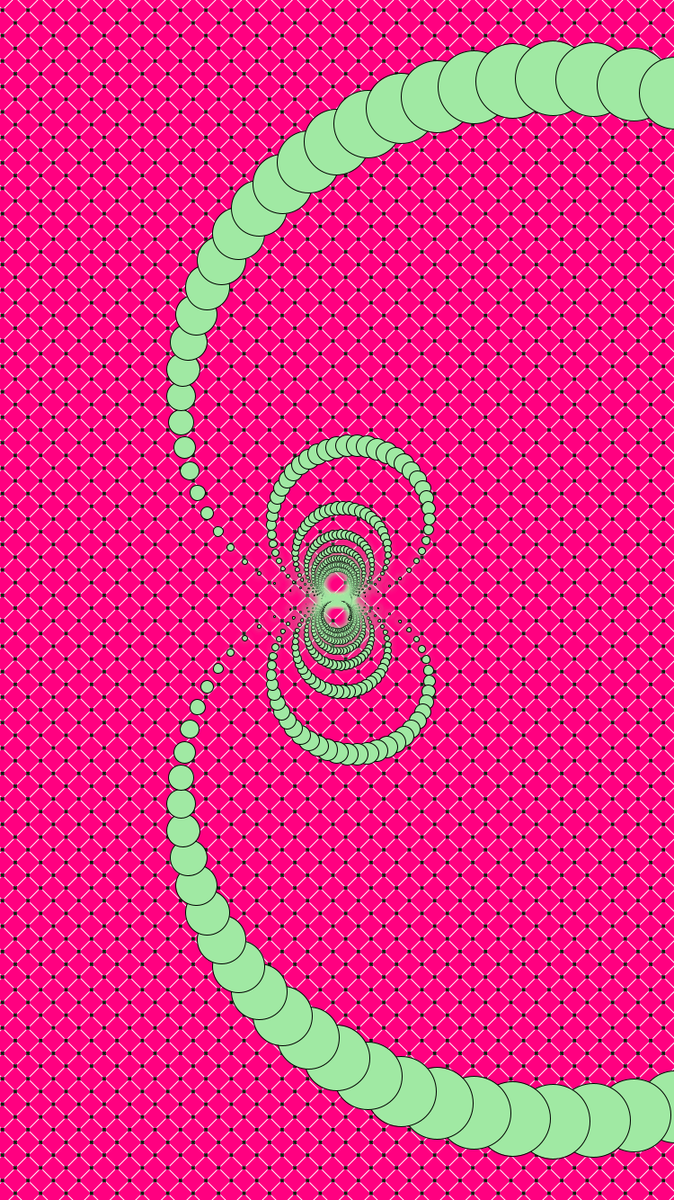
Frame 1 (no input)
Frame 60 (the mouse pressed at the canvas centre just before this capture): identical to frame 1, image omitted
Frame 120 (the mouse held since frame 60 and released just before this capture): identical to frame 1, image omitted

The Processing sketch that drew this single still picture (run headless with seeded random() and noise(); from frame 60 on, the mouse is pressed at the canvas centre):

// Processing sketch: Iphone_Cochleoid
// ── Iphone_Cochleoid.pde
//Title: Iphone Cochleoid
//Coder: Thomas Wesley 
//Last Edit June August 28th, 2019
//Iphone wallpaper with a tiling background and abstract Cochleoid function composed of ellipses. 

// Sketch Variable Declarations
int w = 120;
float i;
int z=0;
float o=0;
float a = 0;
float shade = 0 ;
float b = 0;
float t = 0;
float u = 0;
int keepoff=0;
int loc = -430;
int ation = -10;
int chan=-460;
int ging=-60;
int an = 10;
int one = 70;
int delay = 0;
int here=0;
int tri = 0;
int fan = 0;
int fanm=0;
int para=0;
float square=10;
static int LINE_C = 50;
static int LINE_O = 100;

//Sketch Setup - Sizing and background parameters
void setup() {
  size(750, 1334); //Sized for Iphone
  background(0);
}
//Sketch Draw - Logic for the drawing
void draw() {
  background(255,0,128,255);
  delay=800;
  strokeWeight(1);
  stroke(255);
  //rotate so the straight lines will be angled
  rotate(PI/4);
  square=3.5;
  
 for(int h = -height; h < height*2; h = h +20){
   
  stroke(255);
   line(-width,h,width*2,h);
   
 }
  stroke(255);
  for(int w = -width; w < width*2; w = w +20){
   line(w,-height,w,height*2);
 }
 stroke(0);
 noStroke();
 fill(2,30,10,255);
  for(int h = -height; h < height*2; h = h +20){  
   for(int w = -width; w < width*2; w = w +20){
    translate(w,h);
    //Describes the shape of the instersections of lines, it is clasically called the Asteroid function
    beginShape();
    curveVertex(0,-square);   curveVertex(0,-square);
    curveVertex(cochxx((PI*1.2)/2,square), cochyy((PI*1.2)/2,square)); 
    curveVertex(cochxx((PI*1.4)/2,square), cochyy((PI*1.4)/2,square)); 
    curveVertex(cochxx((PI*1.6)/2,square), cochyy((PI*1.6)/2,square)); 
    curveVertex(cochxx((PI*1.8)/2,square), cochyy((PI*1.8)/2,square)); 
    curveVertex(cochxx((PI*2)/2,square), cochyy((PI*2)/2,square)); 
    curveVertex(cochxx((PI*2.2)/2,square), cochyy((PI*2.2)/2,square));
    curveVertex(cochxx((PI*2.4)/2,square), cochyy((PI*2.4)/2,square));
    curveVertex(cochxx((PI*2.6)/2,square), cochyy((PI*2.6)/2,square));
    curveVertex(cochxx((PI*2.8)/2,square), cochyy((PI*2.8)/2,square));
    curveVertex(cochxx((PI*3)/2,square), cochyy((PI*3)/2,square)); 
    curveVertex(cochxx((PI*3.2)/2,square), cochyy((PI*3.2)/2,square));
    curveVertex(cochxx((PI*3.4)/2,square), cochyy((PI*3.4)/2,square));
    curveVertex(cochxx((PI*3.6)/2,square), cochyy((PI*3.6)/2,square));
    curveVertex(cochxx((PI*3.8)/2,square), cochyy((PI*3.8)/2,square));
    curveVertex(cochxx((PI*4)/2,square), cochyy((PI*4)/2,square)); 
    curveVertex(cochxx((PI*0.2)/2,square), cochyy((PI*0.2)/2,square));
    curveVertex(cochxx((PI*0.4)/2,square), cochyy((PI*0.4)/2,square));
    curveVertex(cochxx((PI*0.6)/2,square), cochyy((PI*0.6)/2,square));
    curveVertex(cochxx((PI*0.8)/2,square), cochyy((PI*0.8)/2,square));    
    curveVertex(0,-square);    curveVertex(0,-square);
    endShape();
   
    translate(-w,-h);
 }
 }
  
  rotate(-PI/4);
    translate(width/2,height/2);   
noStroke();
stroke(0);
   fill(160,233,163,255);
    for (float i = -LINE_O; i < LINE_O; i = i +.25){
      noStroke();
    fill(160,233,163,8);
     ellipse(cochx(i,delay),cochy(i,delay),11,11);
    fill(160,233,163,7);
     ellipse(cochx(i,delay),cochy(i,delay),12,12);
     fill(160,233,163,6);
     ellipse(cochx(i,delay),cochy(i,delay),13,13);
     fill(160,233,163,5);
     ellipse(cochx(i,delay),cochy(i,delay),16,16);
     fill(160,233,163,4);
     ellipse(cochx(i,delay),cochy(i,delay),20,20);
   fill(160,233,163,255);
   stroke(0,255);
   ellipse(cochx(i,delay),cochy(i,delay),abs(cochy(i,delay))/7,abs(cochy(i,delay))/7);
    
    }
          
    translate(-width/2,-height/2);
   //save("Iphone_Cochleoid_Alpha.png");
  }
  //These are the parametric equations for the Cochleoid
  float cochx(float t,float u) {
 return (u*sin(radians(t*30)))/radians(t*30);
}  
float cochy(float t,float u) {
 return (u*(1-cos(radians(t*30)))/radians(t*30));
}  
//this is the Asteroid
 float cochxx(float t,float u) {
 return u*cos(t)*cos(t)*cos(t);
}  
float cochyy(float t,float u) {
 return u*sin(t)*sin(t)*sin(t);
}  
